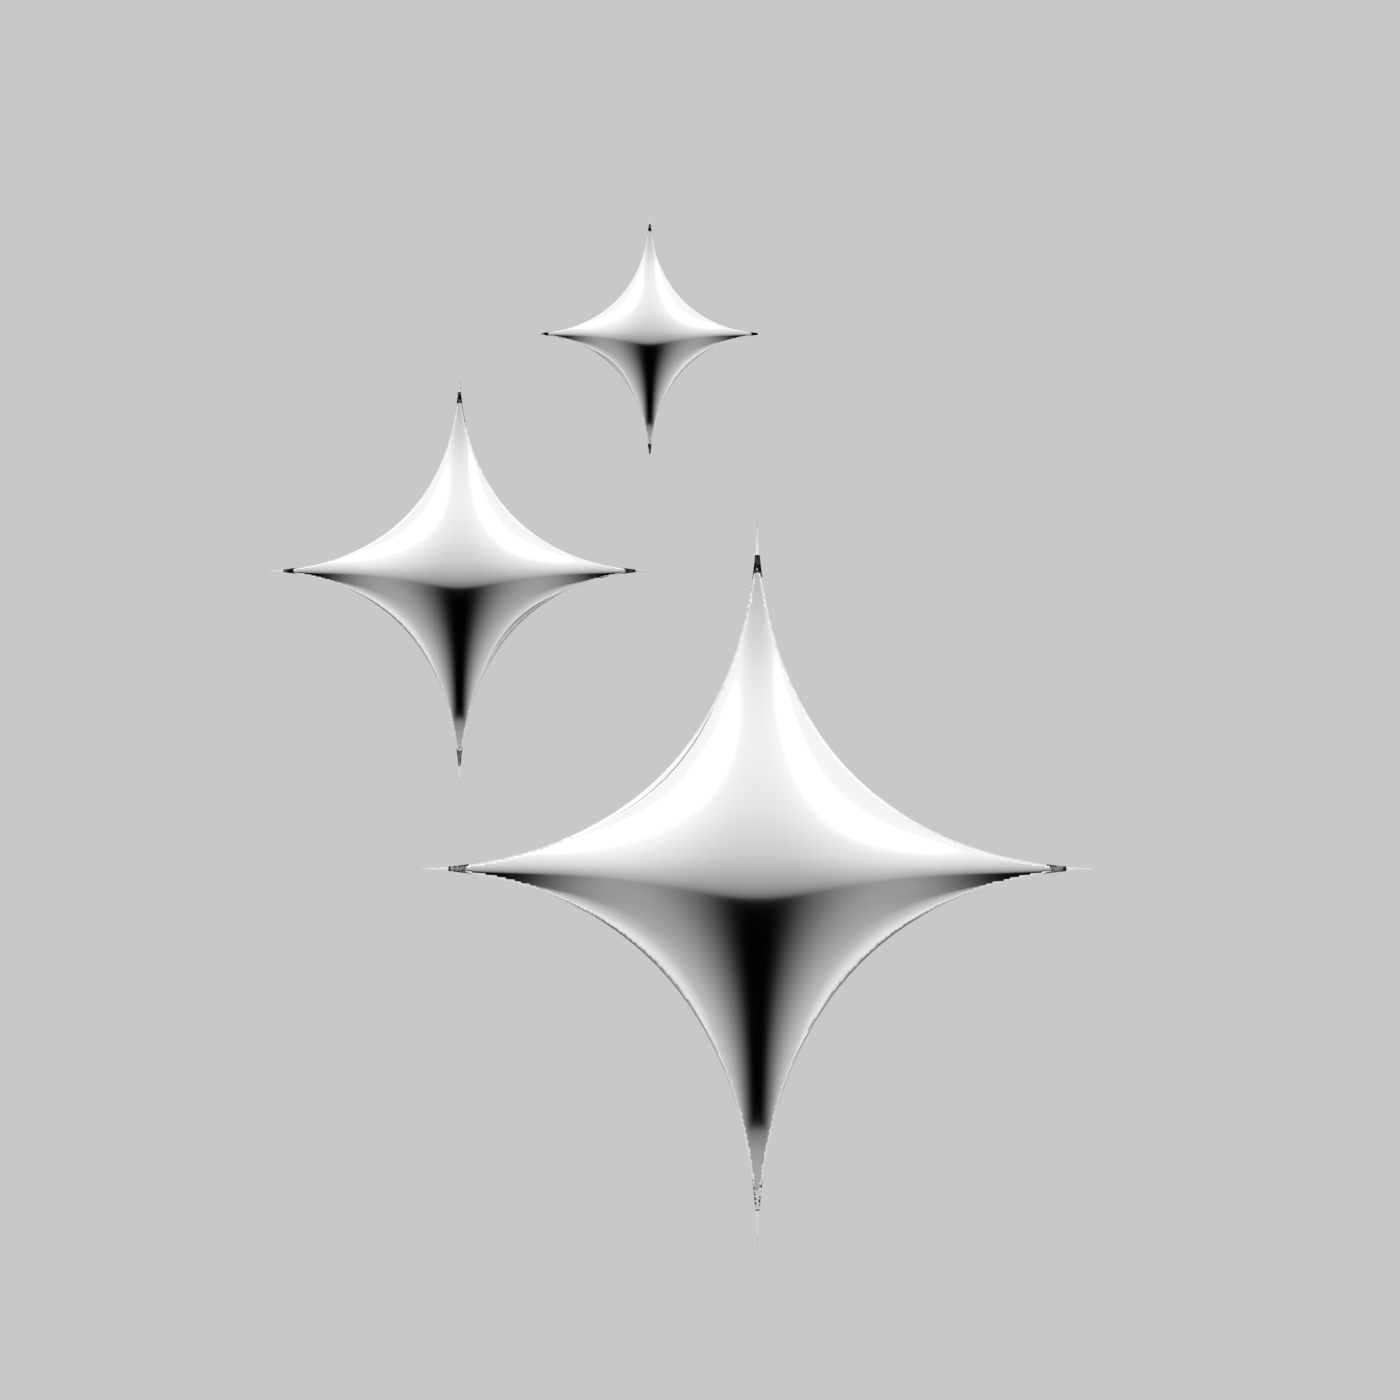

Write Python code to recreate this figure.
"""Three chrome four-point stars. Run:
Blender --background --python stars3.py -- <out_dir>
Saves stars3.blend and stars3.png in out_dir.
"""
import bpy, bmesh, math, sys, os
import numpy as np
from mathutils import Vector

out_dir = sys.argv[sys.argv.index("--") + 1] if "--" in sys.argv else os.getcwd()

# ---------- scene reset ----------
bpy.ops.wm.read_factory_settings(use_empty=True)
scene = bpy.context.scene

# ---------- star geometry ----------
SEG = 1024         # samples around the outline
RINGS = 80         # rings from center to edge
EXP = 3.8          # >2 makes the sides concave (pinched arms)
ARM = {"top": 1.0, "bottom": 1.08, "left": 0.98, "right": 0.98}
H_FRONT = 0.13
H_BACK = H_FRONT  # back as rounded as the front
PILLOW = None
PROFILE = 0.75

def outline(t):
    c, s = math.cos(t), math.sin(t)
    ax = ARM["right"] if c >= 0 else ARM["left"]
    ay = ARM["top"] if s >= 0 else ARM["bottom"]
    x = ax * math.copysign(abs(c) ** EXP, c)
    y = ay * math.copysign(abs(s) ** EXP, s)
    return x, y

def height(rho, h):
    # pillowy profile: full at the center, tapering to a sharp edge
    return h * (1.0 - rho ** 1.6) ** 0.75

def tint(x, y):
    """Colour per direction: top blue, left lavender, right pink, bottom champagne."""
    cols = {
        (0, 1): (0.18, 0.36, 0.95),
        (-1, 0): (0.55, 0.42, 0.95),
        (1, 0): (1.00, 0.35, 0.60),
        (0, -1): (0.95, 0.72, 0.45),
    }
    ang = math.atan2(y, x)
    acc = [0.0, 0.0, 0.0]; wsum = 0.0
    for (dx, dy), c in cols.items():
        d = math.atan2(dy, dx)
        diff = math.atan2(math.sin(ang - d), math.cos(ang - d))
        w = math.exp(-(diff / 0.75) ** 2)
        wsum += w
        for i in range(3):
            acc[i] += c[i] * w
    return [a / wsum for a in acc] + [1.0]

# --- outline, evenly spaced by arc length ---
SPACING = 0.007

def quadrant_even(q):
    t = np.linspace(q * np.pi / 2, (q + 1) * np.pi / 2, 8000)
    pts = np.array([outline(x) for x in t])
    s = np.concatenate([[0], np.cumsum(np.linalg.norm(np.diff(pts, axis=0), axis=1))])
    targ = np.linspace(0, s[-1], max(8, int(s[-1] / SPACING)), endpoint=False)
    return np.stack([np.interp(targ, s, pts[:, 0]), np.interp(targ, s, pts[:, 1])], 1)

edge2 = np.concatenate([quadrant_even(q) for q in range(4)])
dense = np.array([outline(t) for t in np.linspace(0, 2 * np.pi, 6000, endpoint=False)])

# --- inflate: solve Poisson (lap z = -1, z = 0 on the outline) for a smooth balloon shape ---
dense_ang = np.arctan2(dense[:, 1], dense[:, 0])
dense_rad = np.hypot(dense[:, 0], dense[:, 1])
order = np.argsort(dense_ang)
dense_ang, dense_rad = dense_ang[order], dense_rad[order]
EXT = 1.15

def star_mask(n):
    xs = np.linspace(-EXT, EXT, n)
    X, Y = np.meshgrid(xs, xs)
    R = np.interp(np.arctan2(Y, X), dense_ang, dense_rad, period=2 * np.pi)
    return np.hypot(X, Y) < R

def solve(n, init=None, iters=1500):
    m = star_mask(n)
    h2 = (2 * EXT / (n - 1)) ** 2
    z = np.zeros((n, n)) if init is None else init
    for _ in range(iters):
        nb = np.roll(z, 1, 0) + np.roll(z, -1, 0) + np.roll(z, 1, 1) + np.roll(z, -1, 1)
        z = np.where(m, 0.25 * (nb + h2), 0.0)
    return z

phi = None
for n in (80, 160, 320, 640, 1024):
    if phi is not None:
        k = phi.shape[0]
        xs_old = np.linspace(0, 1, k); xs_new = np.linspace(0, 1, n)
        phi = np.array([np.interp(xs_new, xs_old, row) for row in phi])
        phi = np.array([np.interp(xs_new, xs_old, col) for col in phi.T]).T
    phi = solve(n, phi, 1500 if n < 640 else 2000)
phi /= phi.max()
GN = phi.shape[0]

def sample(px, py):
    fx = (px + EXT) / (2 * EXT) * (GN - 1)
    fy = (py + EXT) / (2 * EXT) * (GN - 1)
    x0 = np.clip(np.floor(fx).astype(int), 0, GN - 2); y0 = np.clip(np.floor(fy).astype(int), 0, GN - 2)
    tx, ty = fx - x0, fy - y0
    return ((1 - tx) * (1 - ty) * phi[y0, x0] + tx * (1 - ty) * phi[y0, x0 + 1]
            + (1 - tx) * ty * phi[y0 + 1, x0] + tx * ty * phi[y0 + 1, x0 + 1])

from mathutils import Vector as V2
from mathutils.geometry import delaunay_2d_cdt
from mathutils.kdtree import KDTree

def inside(x, y):
    return np.hypot(x, y) < np.interp(np.arctan2(y, x), dense_ang, dense_rad, period=2 * np.pi)

# interior points on a hexagonal lattice, kept a little away from the outline
kd = KDTree(len(edge2))
for i, (x, y) in enumerate(edge2):
    kd.insert((x, y, 0.0), i)
kd.balance()
interior = []
dy = SPACING * math.sqrt(3) / 2
for j, y in enumerate(np.arange(-1.15, 1.15, dy)):
    for x in np.arange(-1.15, 1.15, SPACING) + (SPACING / 2 if j % 2 else 0):
        if inside(x, y) and kd.find((x, y, 0.0))[2] > 0.7 * SPACING:
            interior.append((x, y))

n_edge = len(edge2)
pts2 = [V2((x, y)) for x, y in edge2] + [V2(p) for p in interior]
vout, _, fout, orig_v, _, _ = delaunay_2d_cdt(pts2, [], [list(range(n_edge))], 1, 1e-7)
XY = np.array([v[:] for v in vout])
on_edge = np.array([any(i < n_edge for i in ov) for ov in orig_v])
tris = np.array(fout)

# height from the Poisson field, then a light smoothing pass over the mesh itself
PHI = np.clip(sample(XY[:, 0], XY[:, 1]), 0, 1)
PHI[on_edge] = 0.0
e = np.concatenate([tris[:, [0, 1]], tris[:, [1, 2]], tris[:, [2, 0]]])
e = np.concatenate([e, e[:, ::-1]])
deg = np.bincount(e[:, 0], minlength=len(XY)).astype(float)
for _ in range(250):
    acc = np.zeros(len(XY))
    np.add.at(acc, e[:, 0], PHI[e[:, 1]])
    PHI = 0.5 * PHI + 0.5 * acc / np.maximum(deg, 1)
    PHI[on_edge] = 0.0

bm = bmesh.new()
front = [bm.verts.new((x, y, H_FRONT * p ** PROFILE)) for (x, y), p in zip(XY, PHI)]
back = [fv if edge else bm.verts.new((x, y, -H_BACK * p ** PROFILE))
        for fv, edge, (x, y), p in zip(front, on_edge, XY, PHI)]
for a, b, c in tris:
    bm.faces.new((front[a], front[b], front[c]))
    if not (on_edge[a] and on_edge[b] and on_edge[c]):
        bm.faces.new((back[c], back[b], back[a]))
bmesh.ops.recalc_face_normals(bm, faces=bm.faces[:])

bm.normal_update()
mesh = bpy.data.meshes.new("Star")
bm.to_mesh(mesh)
bm.free()

col = mesh.color_attributes.new("Tint", "FLOAT_COLOR", "POINT")
for v in mesh.vertices:
    c = tint(v.co.x, v.co.y)
    d = 0.6 + 0.4 * min(1.0, math.hypot(v.co.x, v.co.y) / 0.35)  # deeper tone in the middle
    col.data[v.index].color = (c[0] * d, c[1] * d, c[2] * d, 1.0)
mesh.shade_smooth()

gy_grid, gx_grid = np.gradient(phi, 2 * EXT / (GN - 1))

def sample_grid(g, px, py):
    fx = (px + EXT) / (2 * EXT) * (GN - 1)
    fy = (py + EXT) / (2 * EXT) * (GN - 1)
    x0 = np.clip(np.floor(fx).astype(int), 0, GN - 2); y0 = np.clip(np.floor(fy).astype(int), 0, GN - 2)
    tx, ty = fx - x0, fy - y0
    return ((1 - tx) * (1 - ty) * g[y0, x0] + tx * (1 - ty) * g[y0, x0 + 1]
            + (1 - tx) * ty * g[y0 + 1, x0] + tx * ty * g[y0 + 1, x0 + 1])

co = np.array([v.co[:] for v in mesh.vertices])
gx = sample_grid(gx_grid, co[:, 0], co[:, 1])
gy = sample_grid(gy_grid, co[:, 0], co[:, 1])
p_raw = np.clip(sample(co[:, 0], co[:, 1]), 1e-4, 1)
k = H_FRONT * PROFILE * p_raw ** (PROFILE - 1)           # d(height)/d(phi)
side = np.sign(co[:, 2])
nrm = np.stack([-k * gx, -k * gy, side], 1)
rim = np.abs(co[:, 2]) < 1e-7                              # outline: normal lies flat, pointing out
nrm[rim] = np.stack([-gx[rim], -gy[rim], np.zeros(rim.sum())], 1)
nrm /= np.linalg.norm(nrm, axis=1, keepdims=True) + 1e-12
mesh.normals_split_custom_set_from_vertices([tuple(n) for n in nrm])

star = bpy.data.objects.new("Star", mesh)
scene.collection.objects.link(star)
star.location.z = 0.25

# ---------- metallic material ----------
mat = bpy.data.materials.new("Chrome")
mat.use_nodes = True
nt = mat.node_tree
bsdf = nt.nodes["Principled BSDF"]
attr = nt.nodes.new("ShaderNodeAttribute")
attr.attribute_name = "Tint"
nt.nodes.remove(attr)
bsdf.inputs["Base Color"].default_value = (0.93, 0.93, 0.95, 1)
bsdf.inputs["Metallic"].default_value = 1.0
bsdf.inputs["Roughness"].default_value = 0.08
bsdf.inputs["Coat Weight"].default_value = 0.0
bsdf.inputs["Coat Roughness"].default_value = 0.03
star.data.materials.append(mat)

LAYOUT = {  # name: (x, y, scale) traced from the reference
    "Star_Large": (0.16, -0.47, 1.0),
    "Star_Medium": (-0.67, 0.36, 0.57),
    "Star_Small": (-0.14, 1.02, 0.35),
}
for name, (x, y, s) in LAYOUT.items():
    o = star if name == "Star_Large" else bpy.data.objects.new(name, mesh)
    if o is not star:
        scene.collection.objects.link(o)
    o.name = name
    o.location = (x, y, 0.25)
    o.scale = (s, s, s)

# ---------- environment: chrome studio map (also written for the web viewer) ----------
# Scene directions: x right, y toward the top of the frame, z toward the camera.
def studio(dx, dy, dz):
    dz = np.abs(dz)  # mirror front/back: turning the stars 180 degrees gives the same look
    # flat centre and downward slopes see black, upward slopes see a bright sky
    v = np.interp(dy, [-1, -0.5, 0.0, 0.35, 1], [0.5, 0.4, 0.5, 0.95, 1.0])
    # black pool: only straight below the middle, so the arms' side slopes stay silver
    dark = np.clip((0.15 - dy) / 0.3, 0, 1) ** 1.5 * np.clip((dy + 0.85) / 0.25, 0, 1) * np.exp(-(dx / 0.75) ** 4)
    v = v * (1 - dark)
    v = v * np.interp(dz, [0.8, 0.98], [1.0, 0.6])             # straight back at the camera: dimmer
    side_light = np.interp(dz, [0.0, 0.35], [0.6, 0.0])            # around the horizon: soft white
    v = v * (1 - side_light) + 0.9 * side_light                     # -> soft light edges
    for (lx, ly, lz), power, rad in (((-0.45, 0.65, 0.6), 2.0, 0.35), ((0.55, 0.5, 0.65), 1.0, 0.3)):
        n = math.sqrt(lx * lx + ly * ly + lz * lz)
        cosang = (dx * lx + dy * ly + dz * lz) / n
        v = v + power * np.clip((cosang - math.cos(rad)) / (1 - math.cos(rad)), 0, 1) ** 2
    return v

def write_env(path, w, h, fmt, convention):
    u = (np.arange(w) + 0.5) / w
    vv = (np.arange(h) + 0.5) / h
    U, V = np.meshgrid(u, vv)                      # row 0 = bottom in Blender's pixel buffer
    lat = (V - 0.5) * np.pi
    if convention == "blender":                    # Cycles: u = -atan2(y, x)/2pi + 0.5, up = +z
        phi = (0.5 - U) * 2 * np.pi
        bx, by, bz = np.cos(lat) * np.cos(phi), np.cos(lat) * np.sin(phi), np.sin(lat)
        # the Blender scene is z-up with the camera looking down: scene (x, y, z) == world (x, y, z)
        val = studio(bx, by, bz)
    else:                                          # three.js: u = atan2(z, x)/2pi + 0.5, up = +y
        phi = (U - 0.5) * 2 * np.pi
        val = studio(np.cos(lat) * np.cos(phi), np.sin(lat), np.cos(lat) * np.sin(phi))
    img = bpy.data.images.new(os.path.basename(path), w, h, alpha=False, float_buffer=True)
    px = np.ones((h, w, 4), dtype=np.float32)
    px[..., :3] = val[..., None]
    img.pixels.foreach_set(px.ravel())
    img.filepath_raw = path
    img.file_format = fmt
    img.save()
    return img

env_path = os.path.join(out_dir, "studio_env.exr")
write_env(env_path, 2048, 1024, "OPEN_EXR", "blender")
os.makedirs(os.path.join(out_dir, "web"), exist_ok=True)
write_env(os.path.join(out_dir, "web", "studio.hdr"), 2048, 1024, "HDR", "three")

world = bpy.data.worlds.new("Studio")
scene.world = world
world.use_nodes = True
wn = world.node_tree
env_node = wn.nodes.new("ShaderNodeTexEnvironment")
env_node.image = bpy.data.images.load(env_path)
env_node.image.colorspace_settings.name = "Linear Rec.709"
wn.links.new(env_node.outputs["Color"], wn.nodes["Background"].inputs["Color"])

# ---------- camera ----------
cam_data = bpy.data.cameras.new("Cam")
cam_data.type = "ORTHO"
cam_data.ortho_scale = 3.9
cam_data.shift_y = 0.0
cam = bpy.data.objects.new("Cam", cam_data)
scene.collection.objects.link(cam)
cam.location = (0, 0, 10)
scene.camera = cam

# ---------- render ----------
scene.render.engine = "CYCLES"
scene.cycles.samples = 192
scene.cycles.use_denoising = True
try:
    prefs = bpy.context.preferences.addons["cycles"].preferences
    prefs.compute_device_type = "METAL"
    prefs.get_devices()
    for d in prefs.devices:
        d.use = True
    scene.cycles.device = "GPU"
except Exception:
    pass
scene.render.resolution_x = scene.render.resolution_y = 1400
scene.render.film_transparent = True
scene.view_settings.view_transform = "Standard"
scene.view_settings.look = "None"
scene.render.image_settings.file_format = "PNG"
scene.render.image_settings.color_mode = "RGBA"

bpy.ops.wm.save_as_mainfile(filepath=os.path.join(out_dir, "stars3.blend"))

raw = os.path.join(out_dir, "stars3_raw.png")
scene.render.filepath = raw
bpy.ops.render.render(write_still=True)

# composite over white background
img = bpy.data.images.load(raw)
px = np.array(img.pixels[:]).reshape(-1, 4)
a = px[:, 3:4]
rgb = px[:, :3] * a + (1 - a) * 0.784
img_out = bpy.data.images.new("final", img.size[0], img.size[1], alpha=False)
img_out.pixels = np.concatenate([rgb, np.ones_like(a)], axis=1).ravel().tolist()
img_out.filepath_raw = os.path.join(out_dir, "stars3.png")
img_out.file_format = "PNG"
img_out.save()
os.remove(raw)
print("DONE")
